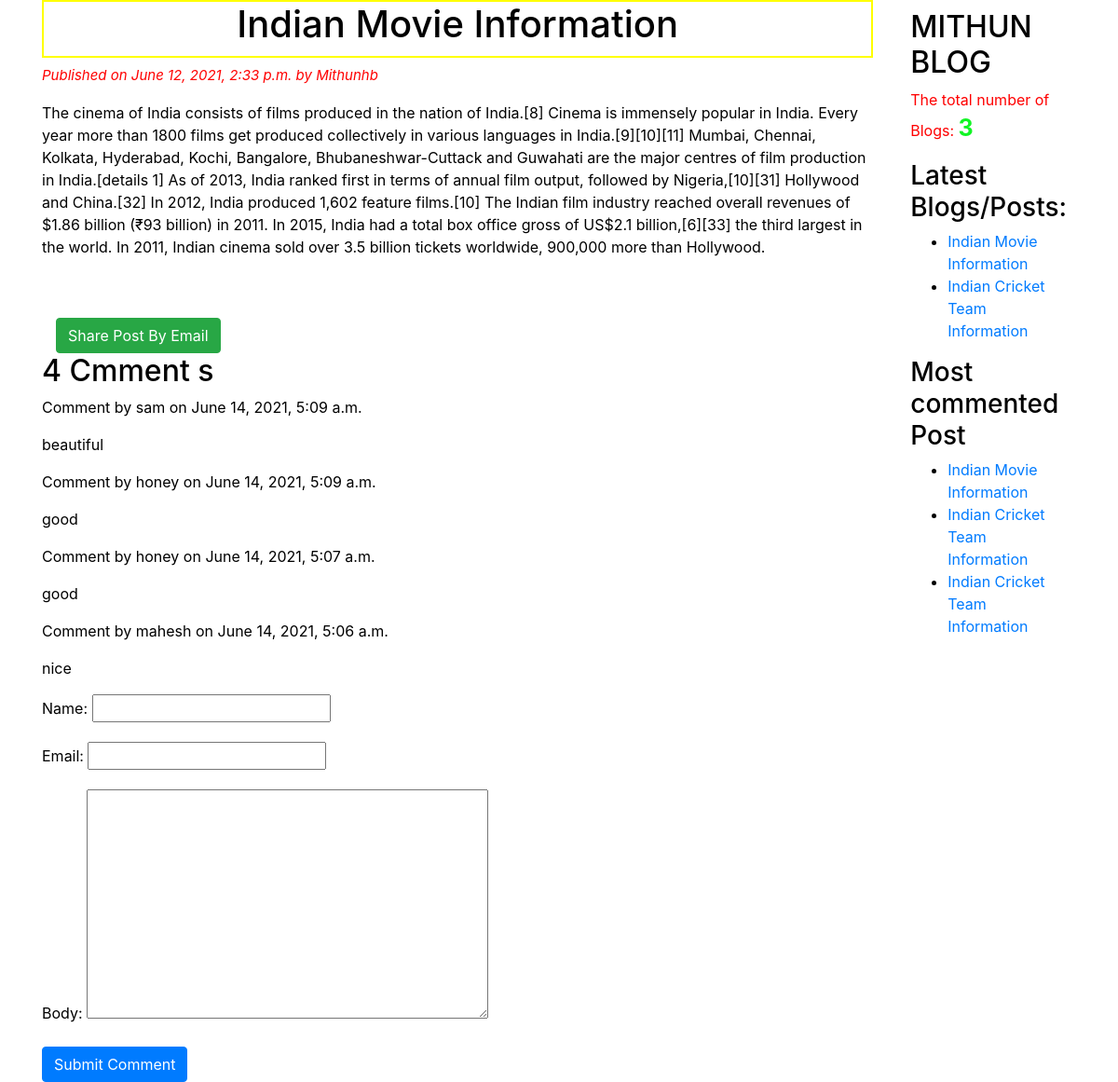
The app's page /2021/06/12/indian-movie-information/ with its own data.
### blogapp/models.py (models this page shows, shortened)
class Post(models.Model):
    STATUS_CHOICES = (('draft', 'Draft'),('published', 'Published'))
    title = models.CharField(max_length=50)
    slug = models.SlugField(max_length=50, unique_for_date='publish')
    author =  models.ForeignKey(User, related_name='blog_posts', on_delete=models.CASCADE)
    body = models.TextField()
    publish = models.DateTimeField(default=timezone.now)
    created = models.DateTimeField(auto_now_add=True)
    updated = models.DateTimeField(auto_now=True)
    status = models.CharField(max_length=50, choices=STATUS_CHOICES, default='draft')
    objects = CustomManager()
    tags = TaggableManager()
    class Meta:
       ordering = ('-publish',)
    def get_absolute_url(self):
        return reverse("post_detail", args=[self.publish.year, self.publish.strftime('%m'), self.publish.strftime('%d'), self.slug])

class Comment(models.Model):
    post = models.ForeignKey(Post, related_name='comments', on_delete=models.CASCADE)
    name = models.CharField( max_length=50)
    email = models.EmailField()
    body = models.TextField()
    created = models.DateTimeField(auto_now_add=True)
    updated = models.DateTimeField(auto_now=True)
    active = models.BooleanField(default=True)
    class Meta:
       ordering = ('-created',)

### blogapp/views.py (the view)
# urls.py: re_path(r'^(?P<year>\d{4})/(?P<month>\d{2})/(?P<day>\d{2})/(?P<post>[-\w]+)/$',views.post_detail_view, name='post_detail'),
def post_detail_view(request,year,month,day,post):
    post = get_object_or_404(Post, slug=post, status="published")
    comments = post.comments.filter(active=True)
    csubmit = False
    if request.method == "POST":
        form = CommentForm(request.POST)
        if form.is_valid():
            new_comment = form.save(commit=False)
            new_comment.post = post
            new_comment.save()
            csubmit = True
    else:
        form = CommentForm()
    my_dict ={'post':post, 'form':form, 'csubmit':csubmit, 'comments':comments}
    return render(request=request, template_name='blogapp/post_detail.html', context=my_dict)

### blogapp/forms.py
class CommentForm(forms.ModelForm):
    class  Meta:
        model = Comment
        fields = ('name', 'email', 'body')

### blogapp/models.py (called while the page is built)
    def get_queryset(self):
        return super().get_queryset().filter(status="published")

### blogapp/templatetags/blog_tags.py (called while the page is built)
@register.simple_tag(name="my_tag")
def total_posts():
    return Post.objects.count()

@register.inclusion_tag('blogapp/latest_posts.html')
def show_latest_posts():
    latest_posts = Post.objects.order_by('-publish')[:2]
    return {'latest_posts': latest_posts}

@register.simple_tag()
def get_most_commented_post(count=3):
    return Post.objects.annotate(total_comments=Count('comments')).order_by('-total_comments')[:count]

### templates/blogapp/post_detail.html (shortened to what this page needs)
{% extends "blogapp/base.html" %}
{% block content_block %}
<h1>{{ post.title }}</h1>
<p class="p1">Published on {{ post.publish }} by {{ post.author|title }}</p>{{ post.body|linebreaks}}
<br><br>
<div class="container" align="center">
    <a href="/{{ post.id }}/share" class="btn btn-success">Share Post By Email </a>
</div>
{% with comments.count as comments_count %}
    <h2>{{ comments_count }} Cmment {{ comments_count|pluralize }}</h2>
{% endwith %}
{% if comments %}
    {% for comment in comments %}
        <p id="ch"> Comment {{ forloop.conter }} by {{ comment.name }} on {{ comment.created }}</p>
        <div class="cb">
            {{ comment.body|linebreaks }}
        </div>
    {% endfor %}
{% else %}
    <p>There are no comments Yet!!!!</p>
{% endif %}
{% if csubmit %}
    <h2>Your comment added successfully</h2>
{% else %}
    <form method="POST">
        {{ form.as_p }} {% csrf_token %}
        <input type="submit" value="Submit Comment" class="btn btn-primary">
    </form>
{% endif %}
{% endblock content_block %}

### templates/blogapp/base.html (shortened to what this page needs)
<!DOCTYPE html>
{% load static %}
{% load blog_tags %}
<html lang="en">
<head>
    <link rel="stylesheet" type="text/css" href="{% static 'blogapp/css/blog.css' %}">
    <link rel="stylesheet" href="https://cdn.jsdelivr.net/npm/bootstrap@4.6.0/dist/css/bootstrap.min.css">
</head>
<body class="b1">
    <div class="container">
        <div class="content">
            {% block content_block %} {% endblock content_block %}
        </div>
        <div class="sidebar">
            <h2>MITHUN BLOG</h2>
            <p class="tnb">The total number of Blogs: <span id="pcount">{% my_tag %}</span></p>
            <h3>Latest Blogs/Posts: </h3> {% show_latest_posts %}
            <h3>Most commented Post</h3>
            {% get_most_commented_post as m_c_p%}
            <ul>
                {% for post in m_c_p %}
                <li><a href="{{ post.get_absolute_url }}">{{ post.title }}</a></li>
                {% endfor %}
            </ul>
        </div>
    </div>
</body>
</html>

### templates/blogapp/latest_posts.html
<ul>
    {% for post in latest_posts %}
    <li><a href="{{ post.get_absolute_url }}">{{ post.title }}</a></li>
    {% endfor %}
</ul>

### static/blogapp/css/blog.css (style rules this page uses)
.b1 { color: black; background-color: white; }
.container { display: flex; gap: 30px; }
.tnb { color: rgb(255, 0, 0); }
.sidebar { width: 50%; padding: 10px; background-color: white; top: 50px; }
h1 { text-align: center; border: 2px solid yellow; padding-bottom: 10px; }
.p1 { color: rgb(255, 0, 0); font-size: 15px; font-style: italic; }
#pcount { font-size: 25px; color: rgb(17, 245, 36); font-weight: bold; }

### records on screen
Post: title "Indian Movie Information", publish "June 12, 2021, 2:33 p.m.", author "Mithunhb", body "The cinema of India consists of films produced in the nation of India.[8] Cinema is immensely popular in India. Every year more than 1800 films get produced collectively in various languages in India.[9][10][11] Mumbai, Chennai, Kolkata, Hyderabad, Kochi, Bangalore, Bhubaneshwar-Cuttack and Guwahati are the major centres of film production in India.[details 1] As of 2013, India ranked first in terms of annual film output, followed by Nigeria,[10][31] Hollywood and China.[32] In 2012, India produced 1,602 feature films.[10] The Indian film industry reached overall revenues of $1.86 billion (₹93 billion) in 2011. In 2015, India had a total box office gross of US$2.1 billion,[6][33] the third…"
Comment: name "sam", created "June 14, 2021, 5:09 a.m.", body "beautiful"
Comment: name "honey", created "June 14, 2021, 5:09 a.m.", body "good"
Comment: name "honey", created "June 14, 2021, 5:07 a.m.", body "good"
Comment: name "mahesh", created "June 14, 2021, 5:06 a.m.", body "nice"
Post: title "Indian Cricket Team Information"
Post: title "Indian Cricket Team Information"

### other values on screen
{{ comments_count }} "4"
